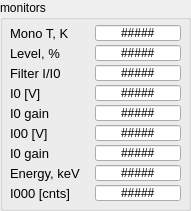
   <widget class="QGroupBox" name="groupBox_10">
    <property name="geometry">
     <rect>
      <x>880</x>
      <y>40</y>
      <width>191</width>
      <height>211</height>
     </rect>
    </property>
    <property name="title">
     <string>monitors</string>
    </property>
    <widget class="QLabel" name="label_52">
     <property name="geometry">
      <rect>
       <x>10</x>
       <y>25</y>
       <width>62</width>
       <height>16</height>
      </rect>
     </property>
     <property name="minimumSize">
      <size>
       <width>62</width>
       <height>15</height>
      </size>
     </property>
     <property name="font">
      <font>
       <pointsize>10</pointsize>
      </font>
     </property>
     <property name="styleSheet">
      <string notr="true">color: rgb(0, 0, 0)</string>
     </property>
     <property name="text">
      <string>Mono T, K</string>
     </property>
    </widget>
    <widget class="caLineEdit" name="calineedit_42">
     <property name="geometry">
      <rect>
       <x>95</x>
       <y>25</y>
       <width>86</width>
       <height>16</height>
      </rect>
     </property>
     <property name="sizePolicy">
      <sizepolicy hsizetype="Expanding" vsizetype="Expanding">
       <horstretch>0</horstretch>
       <verstretch>0</verstretch>
      </sizepolicy>
     </property>
     <property name="minimumSize">
      <size>
       <width>86</width>
       <height>15</height>
      </size>
     </property>
     <property name="text">
      <string>#####</string>
     </property>
     <property name="alignment">
      <set>Qt::AlignCenter</set>
     </property>
     <property name="channel" stdset="0">
      <string notr="true">9ida:DP41:s1:temp</string>
     </property>
    </widget>
    <widget class="QLabel" name="label_58">
     <property name="geometry">
      <rect>
       <x>10</x>
       <y>45</y>
       <width>53</width>
       <height>16</height>
      </rect>
     </property>
     <property name="minimumSize">
      <size>
       <width>53</width>
       <height>15</height>
      </size>
     </property>
     <property name="font">
      <font>
       <pointsize>10</pointsize>
      </font>
     </property>
     <property name="styleSheet">
      <string notr="true">color: rgb(0, 0, 0)</string>
     </property>
     <property name="text">
      <string>Level, %</string>
     </property>
    </widget>
    <widget class="caLineEdit" name="calineedit_44">
     <property name="geometry">
      <rect>
       <x>95</x>
       <y>45</y>
       <width>86</width>
       <height>16</height>
      </rect>
     </property>
     <property name="sizePolicy">
      <sizepolicy hsizetype="Expanding" vsizetype="Expanding">
       <horstretch>0</horstretch>
       <verstretch>0</verstretch>
      </sizepolicy>
     </property>
     <property name="minimumSize">
      <size>
       <width>86</width>
       <height>15</height>
      </size>
     </property>
     <property name="text">
      <string>#####</string>
     </property>
     <property name="alignment">
      <set>Qt::AlignCenter</set>
     </property>
     <property name="channel" stdset="0">
      <string notr="true">9idCRYO:MainLevel:val</string>
     </property>
    </widget>
    <widget class="QLabel" name="label_55">
     <property name="geometry">
      <rect>
       <x>10</x>
       <y>65</y>
       <width>52</width>
       <height>16</height>
      </rect>
     </property>
     <property name="minimumSize">
      <size>
       <width>52</width>
       <height>15</height>
      </size>
     </property>
     <property name="font">
      <font>
       <pointsize>10</pointsize>
      </font>
     </property>
     <property name="styleSheet">
      <string notr="true">color: rgb(0, 0, 0)</string>
     </property>
     <property name="text">
      <string>Filter I/I0</string>
     </property>
    </widget>
    <widget class="caLineEdit" name="calineedit_43">
     <property name="geometry">
      <rect>
       <x>95</x>
       <y>65</y>
       <width>86</width>
       <height>16</height>
      </rect>
     </property>
     <property name="sizePolicy">
      <sizepolicy hsizetype="Expanding" vsizetype="Expanding">
       <horstretch>0</horstretch>
       <verstretch>0</verstretch>
      </sizepolicy>
     </property>
     <property name="minimumSize">
      <size>
       <width>86</width>
       <height>15</height>
      </size>
     </property>
     <property name="text">
      <string>#####</string>
     </property>
     <property name="alignment">
      <set>Qt::AlignCenter</set>
     </property>
     <property name="channel" stdset="0">
      <string notr="true">9idcUSX:pf4:trans</string>
     </property>
    </widget>
    <widget class="QLabel" name="label_54">
     <property name="geometry">
      <rect>
       <x>10</x>
       <y>85</y>
       <width>34</width>
       <height>16</height>
      </rect>
     </property>
     <property name="minimumSize">
      <size>
       <width>34</width>
       <height>15</height>
      </size>
     </property>
     <property name="font">
      <font>
       <pointsize>10</pointsize>
      </font>
     </property>
     <property name="styleSheet">
      <string notr="true">color: rgb(0, 0, 0)</string>
     </property>
     <property name="text">
      <string>I0 [V]</string>
     </property>
    </widget>
    <widget class="caLineEdit" name="calineedit_39">
     <property name="geometry">
      <rect>
       <x>95</x>
       <y>85</y>
       <width>86</width>
       <height>16</height>
      </rect>
     </property>
     <property name="sizePolicy">
      <sizepolicy hsizetype="Expanding" vsizetype="Expanding">
       <horstretch>0</horstretch>
       <verstretch>0</verstretch>
      </sizepolicy>
     </property>
     <property name="minimumSize">
      <size>
       <width>86</width>
       <height>15</height>
      </size>
     </property>
     <property name="text">
      <string>#####</string>
     </property>
     <property name="alignment">
      <set>Qt::AlignCenter</set>
     </property>
     <property name="channel" stdset="0">
      <string notr="true">9idcRIO:userAve2.VAL</string>
     </property>
    </widget>
    <widget class="QLabel" name="label_56">
     <property name="geometry">
      <rect>
       <x>10</x>
       <y>105</y>
       <width>42</width>
       <height>16</height>
      </rect>
     </property>
     <property name="minimumSize">
      <size>
       <width>42</width>
       <height>15</height>
      </size>
     </property>
     <property name="font">
      <font>
       <pointsize>10</pointsize>
      </font>
     </property>
     <property name="styleSheet">
      <string notr="true">color: rgb(0, 0, 0)</string>
     </property>
     <property name="text">
      <string>I0 gain</string>
     </property>
    </widget>
    <widget class="caLineEdit" name="calineedit_45">
     <property name="geometry">
      <rect>
       <x>95</x>
       <y>105</y>
       <width>86</width>
       <height>16</height>
      </rect>
     </property>
     <property name="sizePolicy">
      <sizepolicy hsizetype="Expanding" vsizetype="Expanding">
       <horstretch>0</horstretch>
       <verstretch>0</verstretch>
      </sizepolicy>
     </property>
     <property name="minimumSize">
      <size>
       <width>86</width>
       <height>15</height>
      </size>
     </property>
     <property name="text">
      <string>#####</string>
     </property>
     <property name="alignment">
      <set>Qt::AlignCenter</set>
     </property>
     <property name="channel" stdset="0">
      <string notr="true">9idcUSX:fem02:seq01:gain</string>
     </property>
     <property name="formatType">
      <enum>caLineEdit::exponential</enum>
     </property>
    </widget>
    <widget class="QLabel" name="label_53">
     <property name="geometry">
      <rect>
       <x>10</x>
       <y>125</y>
       <width>42</width>
       <height>16</height>
      </rect>
     </property>
     <property name="minimumSize">
      <size>
       <width>42</width>
       <height>15</height>
      </size>
     </property>
     <property name="font">
      <font>
       <pointsize>10</pointsize>
      </font>
     </property>
     <property name="styleSheet">
      <string notr="true">color: rgb(0, 0, 0)</string>
     </property>
     <property name="text">
      <string>I00 [V]</string>
     </property>
    </widget>
    <widget class="caLineEdit" name="calineedit_41">
     <property name="geometry">
      <rect>
       <x>95</x>
       <y>125</y>
       <width>86</width>
       <height>16</height>
      </rect>
     </property>
     <property name="sizePolicy">
      <sizepolicy hsizetype="Expanding" vsizetype="Expanding">
       <horstretch>0</horstretch>
       <verstretch>0</verstretch>
      </sizepolicy>
     </property>
     <property name="minimumSize">
      <size>
       <width>86</width>
       <height>15</height>
      </size>
     </property>
     <property name="text">
      <string>#####</string>
     </property>
     <property name="alignment">
      <set>Qt::AlignCenter</set>
     </property>
     <property name="channel" stdset="0">
      <string notr="true">9idcRIO:userAve1.VAL</string>
     </property>
    </widget>
    <widget class="caLineEdit" name="calineedit_46">
     <property name="geometry">
      <rect>
       <x>95</x>
       <y>145</y>
       <width>86</width>
       <height>16</height>
      </rect>
     </property>
     <property name="sizePolicy">
      <sizepolicy hsizetype="Expanding" vsizetype="Expanding">
       <horstretch>0</horstretch>
       <verstretch>0</verstretch>
      </sizepolicy>
     </property>
     <property name="minimumSize">
      <size>
       <width>86</width>
       <height>15</height>
      </size>
     </property>
     <property name="text">
      <string>#####</string>
     </property>
     <property name="alignment">
      <set>Qt::AlignCenter</set>
     </property>
     <property name="channel" stdset="0">
      <string notr="true">9idcUSX:fem02:seq01:gain</string>
     </property>
     <property name="formatType">
      <enum>caLineEdit::exponential</enum>
     </property>
    </widget>
    <widget class="QLabel" name="label_60">
     <property name="geometry">
      <rect>
       <x>10</x>
       <y>145</y>
       <width>42</width>
       <height>16</height>
      </rect>
     </property>
     <property name="minimumSize">
      <size>
       <width>42</width>
       <height>15</height>
      </size>
     </property>
     <property name="font">
      <font>
       <pointsize>10</pointsize>
      </font>
     </property>
     <property name="styleSheet">
      <string notr="true">color: rgb(0, 0, 0)</string>
     </property>
     <property name="text">
      <string>I0 gain</string>
     </property>
    </widget>
    <widget class="caLineEdit" name="calineedit_38">
     <property name="geometry">
      <rect>
       <x>95</x>
       <y>165</y>
       <width>86</width>
       <height>16</height>
      </rect>
     </property>
     <property name="sizePolicy">
      <sizepolicy hsizetype="Expanding" vsizetype="Expanding">
       <horstretch>0</horstretch>
       <verstretch>0</verstretch>
      </sizepolicy>
     </property>
     <property name="minimumSize">
      <size>
       <width>86</width>
       <height>15</height>
      </size>
     </property>
     <property name="text">
      <string>#####</string>
     </property>
     <property name="alignment">
      <set>Qt::AlignCenter</set>
     </property>
     <property name="channel" stdset="0">
      <string notr="true">9ida:BraggEAO.VAL</string>
     </property>
    </widget>
    <widget class="QLabel" name="label_57">
     <property name="geometry">
      <rect>
       <x>10</x>
       <y>165</y>
       <width>77</width>
       <height>16</height>
      </rect>
     </property>
     <property name="minimumSize">
      <size>
       <width>77</width>
       <height>15</height>
      </size>
     </property>
     <property name="font">
      <font>
       <pointsize>10</pointsize>
      </font>
     </property>
     <property name="styleSheet">
      <string notr="true">color: rgb(0, 0, 0)</string>
     </property>
     <property name="text">
      <string>Energy, keV</string>
     </property>
    </widget>
    <widget class="caLineEdit" name="calineedit_40">
     <property name="geometry">
      <rect>
       <x>95</x>
       <y>185</y>
       <width>86</width>
       <height>16</height>
      </rect>
     </property>
     <property name="sizePolicy">
      <sizepolicy hsizetype="Expanding" vsizetype="Expanding">
       <horstretch>0</horstretch>
       <verstretch>0</verstretch>
      </sizepolicy>
     </property>
     <property name="minimumSize">
      <size>
       <width>86</width>
       <height>15</height>
      </size>
     </property>
     <property name="text">
      <string>#####</string>
     </property>
     <property name="alignment">
      <set>Qt::AlignCenter</set>
     </property>
     <property name="channel" stdset="0">
      <string notr="true">9idcLAX:vsc:c2_cts1.B</string>
     </property>
    </widget>
    <widget class="QLabel" name="label_51">
     <property name="geometry">
      <rect>
       <x>10</x>
       <y>185</y>
       <width>68</width>
       <height>16</height>
      </rect>
     </property>
     <property name="minimumSize">
      <size>
       <width>68</width>
       <height>15</height>
      </size>
     </property>
     <property name="font">
      <font>
       <pointsize>10</pointsize>
      </font>
     </property>
     <property name="styleSheet">
      <string notr="true">color: rgb(0, 0, 0)</string>
     </property>
     <property name="text">
      <string>I000 [cnts]</string>
     </property>
    </widget>
   </widget>
